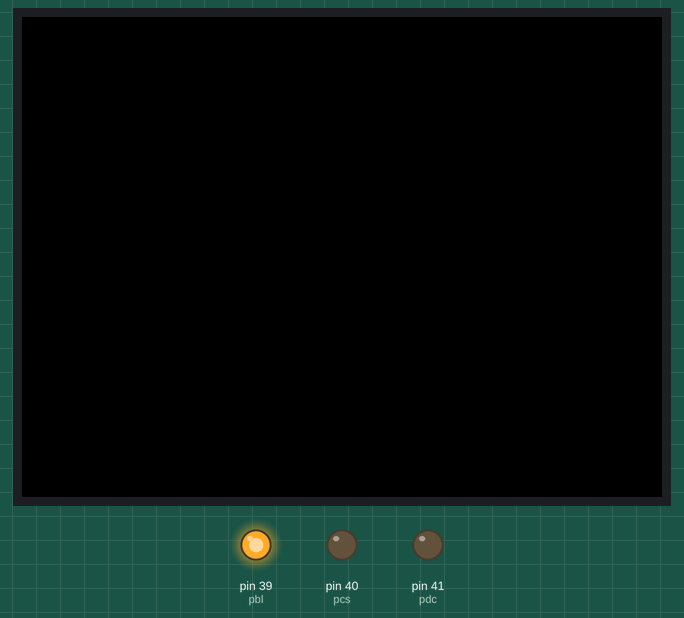
Recording of a program running on a simulated MicroPython board. Shown: 320×240 colour display, output pins drawn as LEDs (lit = HIGH). Library files of the repository ran but are not shown: st7789_4bit.py; pins used as bus, display or sensor lines are not drawn. At 1.0 s the program stops and its outputs stay as they are.

Above: at 0.1 s.
At 1.0 s:
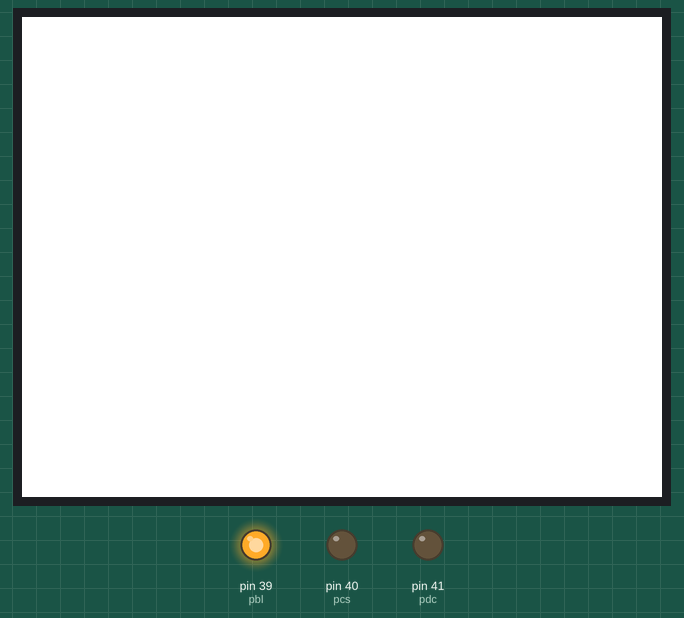
Timing chart, 0 to 2.5 s (numbered marks = the images above):
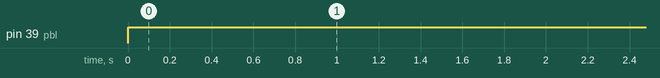

Measured:
- by itself, pin 39 (pbl): LOW → HIGH at 0.00 s

The program:

color_setup.py
```python
from machine import Pin, SPI
from drivers.st7789.st7789_4bit import *
import gc

TFT_SCLK = 1  # This pin is used to be serial interface clock.
TFT_MOSI = 2  # (SDA) SPI interface output/input pin.
TFT_RST = 42  # This signal will reset the device,Signal is active low.
TFT_DC = 41  # Display data/command selection pin in 4-line serial interface.
TFT_CS = 40  # Chip selection pin, low enable, high disable.
TFT_BL = 39  # Display backlight control pin.

pdc = Pin(TFT_DC, Pin.OUT, value=0)  # Arbitrary pins
pcs = Pin(TFT_CS, Pin.OUT, value=1)
prst = Pin(TFT_RST, Pin.OUT, value=1)
pbl = Pin(TFT_BL, Pin.OUT, value=1)

# Conservative low baudrate. Can go to 62.5MHz.
spi = SPI(2, 62_500_000, sck=Pin(TFT_SCLK), mosi=Pin(TFT_MOSI))
SSD = ST7789
gc.collect()  # Precaution before instantiating framebuf
ssd = SSD(spi, height=240, width=320, dc=pdc, cs=pcs, rst=prst, disp_mode=PORTRAIT)
```
